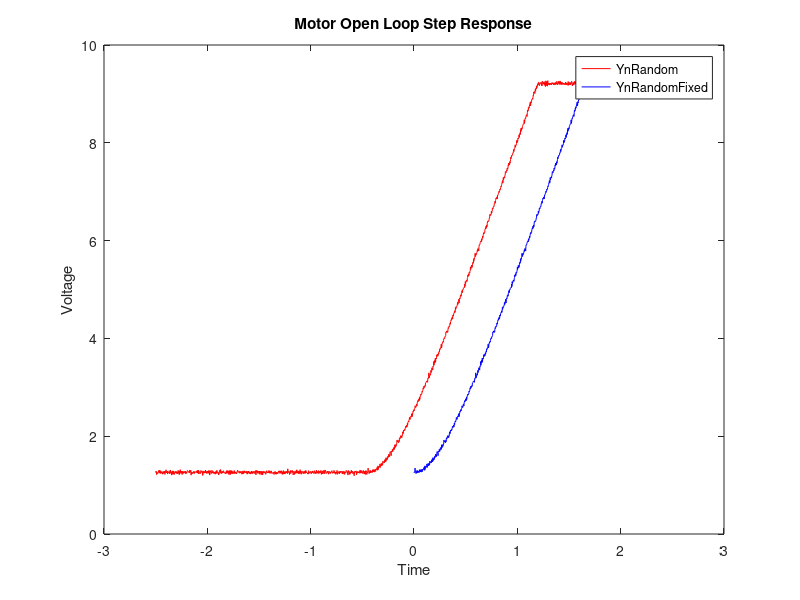

This figure's MATLAB source: (Note: this script raises an error after producing the figure.)
% function [alpha_est,K_est]=testR(t,data);
% 
%% your lines here
% Question 1
format long
%[km, alpha] = GenerateCSVRandom('EGB345RandomData.csv')

data = csvread('EGB345RandomData.csv',2,0); %read from row 2, col 0

t = data(:,1); %time vector
step_input = data(:,2); %voltage 1 
yn_random = data(:,3); %voltage 2

t_shifted = t;
%save('prelabdata_yn_random.txt','yn_random','-ascii')

timeShift = 0 - t(find(step_input > 1,1,'first'));
offset = mean(yn_random(1:round(timeShift)));

%removing offset and delays
for i = 1:length(t)
    t_shifted(i) = t_shifted(i) + timeShift; %time shift to start at 0
    yn_random_fixed(i) = yn_random(i) - offset; %removing offset 
end

%removing values when switch is off
t_shifted = t_shifted(step_input > 1.8);
yn_random_fixed = yn_random(step_input > 1.8);
step_input_fixed = step_input(step_input > 1.8);

%save('prelabdata_yn_random_fixed.txt','yn_random_fixed','-ascii')

%s term on numerator, multiply step input by 2

figure(1)
plot(t,yn_random,'r',t_shifted,yn_random_fixed,'b')

title('Motor Open Loop Step Response')
xlabel('Time')
ylabel('Voltage')
legend('YnRandom','YnRandomFixed')
%km = 9.073618431965894 alpha = 5.717375811226858
%Question 2
% Vp = 9.073618431965894;
% D1 = 0;
% a = 5.717375811226858;
% Vm = [D1 a];

old_cost = 1100;
for i = 4550:5:4580
    for j = 1 %add more for loops for k l and m
        
        numtest = i;
        dentest = [j k l m];
        %recreate transfer function
        systest = tf(numtest, dentest);
        sea_testtf = step(systest, t);
        cost = sse(SEA_speed - sea_testtf);
        if cost < old_cost
            Ol = i;
            Ea = [j k l m];
            old_cost = cost;
        end
    end
end

sys = tf(num, den);
figure(3)
sea_tf = step(sys,t);
plot(t,sea_tf,t,SEA_speed);



% end